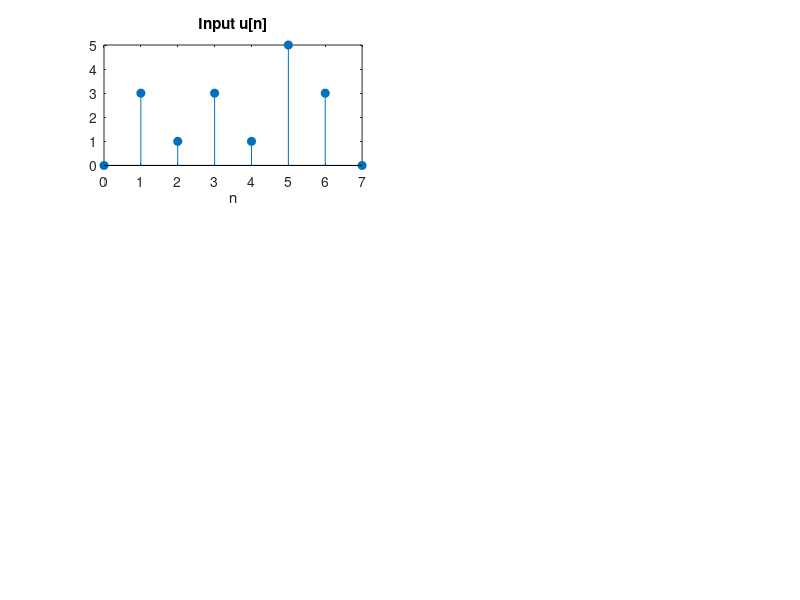

Write the MATLAB code that produced this figure. (Note: this script raises an error after producing the figure.)
%% Sample 10-2
%% 冗長変換
% 分析問題
% 
% 画像処理特論
% 
% 村松 正吾 
% 
% 動作確認: MATLAB R2020a
%% Redundant transforms
% Analysis problem
% 
% Advanced Topics in Image Processing
% 
% Shogo MURAMATSU
% 
% Verified: MATLAB R2020a
% 準備
% (Preparation)

close all
%% フィルタ係数設定と入力信号の生成
% (Setting of filter Coefs. and generation of input)

% Coefficients of analysis filters
gamma = 0.5;
delta = 1 - gamma;

% Input signal
u = [ 0 3 1 3 1 5 3 0 ]; % Set to even length
% 並列フィルタバンク実装
% (Parallel filter bank implementation)
% 
% 分析フィルタバンクをデシメータで、合成フィルタバンクをインタポレータで実装

% # of channels
nChs = 2;

% Analysis filters
h0 = [ gamma  delta ];
h1 = [ gamma -delta ];

% Synthesis filters
f0 = [  1 1 ]/2; 
f1 = [ -1 1 ]/2;

% Analysis process
s0 = conv(h0,u);
s1 = conv(h1,u);

% Synthesis process
v0 = conv(f0,s0);
v1 = conv(f1,s1);
v = v0 + v1;

% Energy of subband Coefs.
disp(['||s||_2^2 = ' num2str(norm([s0(:);s1(:)],2)^2)])
%% 信号表示
% (Signal display)

figure(1)
% Input
subplot(3,2,1)
stem(0:length(u)-1,u,'filled')
title('Input u[n]')
xlabel('n')
ax = gca;
ax.XLim =[ 0 length(v)];

% Subband 0
subplot(3,2,3)
stem(0:length(s0)-1,s0,'filled')
title('Subbnad s_0[n]')
xlabel('m')
ax = gca;
ax.XLim =[ 0 length(v)];
ax.YLim =[ min([s0(:);s1(:)]) max([s0(:);s1(:)]) ];

% Subband 1
subplot(3,2,4)
stem(0:length(s1)-1,s1,'filled')
title('Subbnad s_1[n]')
xlabel('m')
ax = gca;
ax.XLim =[ 0 length(v)];
ax.YLim =[ min([s0(:);s1(:)]) max([s0(:);s1(:)]) ];

% Output
subplot(3,2,5)
stem(0:length(v)-1,v,'filled')
title('Outut v[n]')
xlabel('n')
ax = gca;
ax.XLim =[ 0 length(v)];

% MSE 評価
mymse = @(x,y) mean((x(:)-y(:)).^2);
disp(['MSE = ', num2str(mymse(u, v(2:end-1)))]);
% インパルス応答
% (Impluse responses of synthesis filters)

figure(2)

% Low-pass analysis filter
subplot(2,2,1)
stem(0:length(h0)-1,h0,'filled')
title('h_0[n]')
xlabel('n')
ax = gca;
ax.YLim =[ min([h0(:);h1(:)]) max([h0(:);h1(:)]) ];

% High-pass analysis filter
subplot(2,2,2)
stem(0:length(h1)-1,h1,'filled')
title('h_1[n]')
xlabel('n')
ax = gca;
ax.YLim =[ min([h0(:);h1(:)]) max([h0(:);h1(:)]) ];

% Low-pass synthesis filter
subplot(2,2,3)
stem(0:length(f0)-1,f0,'filled')
title('f_0[n]')
xlabel('n')
ax = gca;
ax.YLim =[ min([f0(:);f1(:)]) max([f0(:);f1(:)]) ];

% High-pass synthesis filter
subplot(2,2,4)
stem(0:length(f1)-1,f1,'filled')
title('f_1[n]')
xlabel('n')
ax = gca;
ax.YLim =[ min([f0(:);f1(:)]) max([f0(:);f1(:)]) ];
% 周波数応答
% (Frequency responses)

figure(3)
fftPoints = 512;

% Analysis filters
subplot(2,1,1)
H = zeros(fftPoints,nChs);
% Low-pass filter
[H(:,1),W] = freqz(h0,1,fftPoints);
% High-pass filter
H(:,2)     = freqz(h1,1,fftPoints);
plot(W/pi,abs(H)) %20*log10(abs(F)))
%axis([0 1 0 1]) %-70 10])
xlabel('Normalized Frequency (x\pi rad/sample)')
ylabel('Magnitude') % (dB)')
grid on

% Synthesis filters
subplot(2,1,2)
F = zeros(fftPoints,nChs);
% Low-pass filter
[F(:,1),W] = freqz(f0,1,fftPoints);
% High-pass filter
F(:,2)     = freqz(f1,1,fftPoints);
plot(W/pi,abs(F)) %20*log10(abs(F)))
axis([0 1 0 1]) %-70 10])
xlabel('Normalized Frequency (x\pi rad/sample)')
ylabel('Magnitude') % (dB)')
grid on
% ポリフェーズ行列実装（PPMATRIXオブジェクト利用）
% (Polyphase matrix implemenation with PPMATRIX object)
% 
% フィルタバンクをポリフェーズフィルタに分解して、ポリフェーズ行列として実装 (Decompose the filter bank into polyphase 
% filters and implement them in a polyphase matrix.)
% 
% $$\mathbf{E}(z)=\left(\begin{array}{c}  h_0[0] \\ h_1[0]\end{array}\right)+\left(\begin{array}{c}  
% h_0[1] \\ h_1[1]\end{array}\right)z^{-1}=\left(\begin{array}{cc}  h_0[0]+h_0[1]z^{-1}  
% \\ h_1[0]+h_1[1]z^{-1}\end{array}\right)$$
% 
% $$\mathbf{R}(z)=\left(\begin{array}{cc}  f_0[0] &f_1[0]\end{array}\right)+\left(\begin{array}{cc}  
% f_0[1] &f_1[1]\end{array}\right)z^{-1}=\left(\begin{array}{cc}  f_0[0]+f_0[1]z^{-1} 
% &f_1[0]+f_1[1]z^{-1} \end{array}\right)$$

% Type-I polyphase filters of analyzer
e00 = h0(1:end);
e10 = h1(1:end);

% Type-II polyphase filters of synthesizer
r00 = f0(1:end);
r01 = f1(1:end);
%% 
% ポリフェーズ行列演算が簡便となるよう以下のクラスを定義した。インスタンス化の際、3番目の添え字が遅延を示す3次元配列を渡す。(In order to 
% make polyphase matrix operations easier, the following classe is defined. At 
% instantiation, plase pass a three-dimensional array where the third subscript 
% indicates a delay.)
%% 
% * PPMATRIX： Polyphase Matrix Class (originally from saivdr.dictionary.utility.PolyPhaseMatrix1D 
% in <https://github.com/msiplab/SaivDr SaivDr package> )
%% 
% 分析合成処理 (Analysis and synthesis process)

import msip.ppmatrix
% Polyphase matrix of analysis bank
e00 = reshape(e00,1,1,length(e00));
e10 = reshape(e10,1,1,length(e10));
E = ppmatrix(cat(1,e00,e10))
% Polyphase matrix of synthesis bank
r00 = reshape(r00,1,1,length(r00));
r01 = reshape(r01,1,1,length(r01));
R = ppmatrix(cat(2,r00,r01))
%% 
% 完全再構成条件の確認 (Confirmation of perfect reconstruction)
% 
% $$\mathbf{R}(z)\mathbf{E}(z)=(\mathbf{R}_0 +\mathbf{R}_1 z^{-1} )(\mathbf{E}_0 
% + \mathbf{E}_1 z^{-1} )=\mathbf{R}_0 \mathbf{E}_0 + (\mathbf{R}_1 \mathbf{E}_0 
% +\mathbf{R}_0 \mathbf{E}_1 )z^{-1}+\mathbf{R}_1\mathbf{E}_1 z^{-2}=z^{-1}\mathbf{I} 
% $$ 

disp(R*E)
% Define delaychain
clear delaychain
delaychain(1,1,1) = 1;
delaychain = ppmatrix(delaychain)
% Z-transform of input
u = ppmatrix(reshape(u,1,1,length(u)));
disp(u)
% Polyphase decomposition of input
x = delaychain*u;
disp(x)
% Analysis process w/ the polyphase matrix
s = E*x;
disp(s)
% Synthesis process w/ the polyphase matrix
y = R*s;
disp(y)
% Parallel/Serial conversion
v = delaychain.'*y;
disp(v)
disp(squeeze(double(v)).')
%% 
% © Copyright, Shogo MURAMATSU, All rights reserved.
